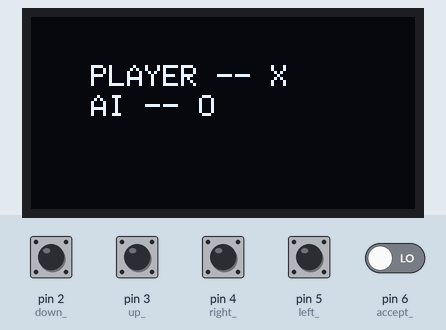
Bench run of a sketch on a simulated Arduino Uno, built with avr-gcc and run on an emulated ATmega328P. Shown: 128×64 one-colour display. The inputs (shaded band) are chosen by the test bench; at power-on: pin 2 (down_), pin 3 (up_), pin 4 (right_), pin 5 (left_), pin 6 (accept_) LOW. Random numbers use the default seed unless the sketch sets one.

Above: at 1.2 s.
1.3 s: pin 2 (down_) pulled HIGH for 1 s
At 3.0 s:
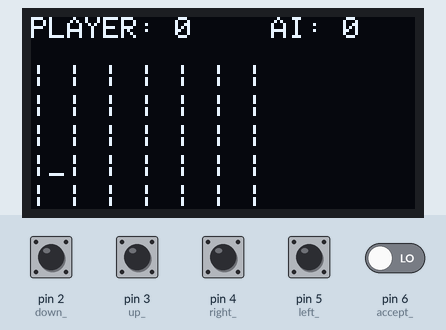
3.8 s: pin 6 (accept_) driven HIGH
At 5.1 s:
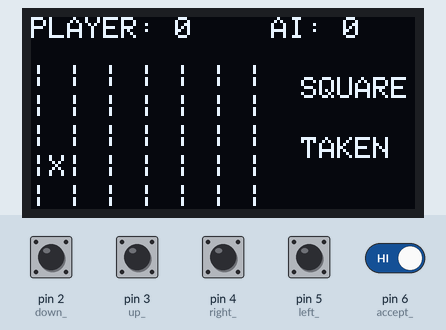
5.8 s: pin 3 (up_) pulled HIGH for 0.15 s
At 6.5 s:
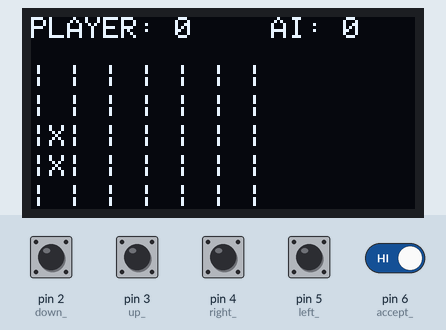
7.5 s: pin 4 (right_) pulled HIGH for 1 s
At 9.0 s:
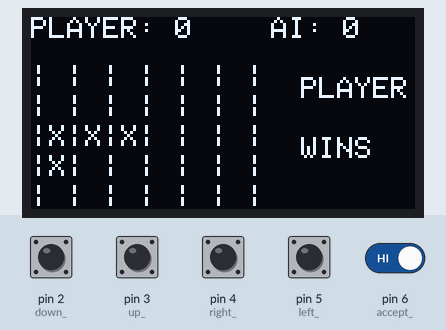
11.5 s: pin 5 (left_) pulled HIGH for 1 s
At 12.44 s:
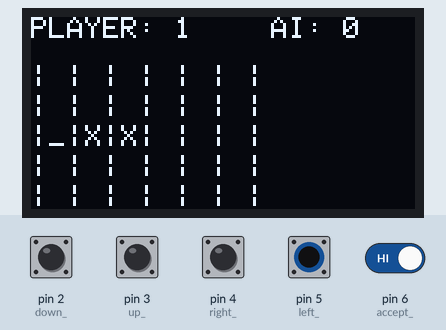
14.0 s: pin 6 (accept_) driven LOW
Timing chart, 0 to 17.0 s (numbered marks = the images above; inputs shaded):
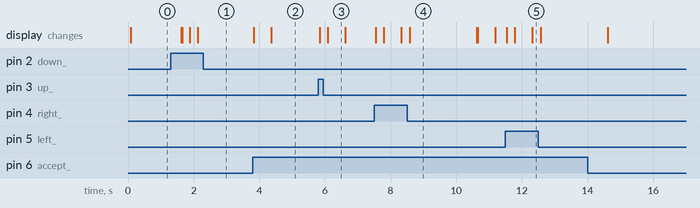

The sketch:

sketch_dec05a.ino
```cpp
#include <Wire.h>
#include <Adafruit_SSD1306.h>

// Buttons
#define down_   2
#define up_     3
#define right_  4
#define left_   5
#define accept_ 6

// Display
#define xpixels_  128
#define ypixels_  64
Adafruit_SSD1306 display(xpixels_, ypixels_, &Wire, -1);

// Game
#define rows_     5
#define columns_  6
int tabletop [rows_][columns_];
int player_victories;
int AI_victories;

// Misc
#define WIN_   1000
#define LOSS_ -1000

#define INIT_   0
#define START_  1
#define PLAYER_ 2
#define AI_     3
int state;
int x;
int y;

struct legalMove {
  int posx;
  int posy;
};
legalMove legalMoves [rows_ * columns_];

void setup() {
  Serial.begin(9600);

  display.begin(SSD1306_SWITCHCAPVCC, 0x3C);
  display.clearDisplay();
  display.setTextColor(WHITE);
  display.display();

  pinMode(up_, INPUT);
  pinMode(down_, INPUT);
  pinMode(right_, INPUT);
  pinMode(left_, INPUT);
  pinMode(accept_, INPUT);

  state = INIT_;
}

void loop() {
  switch (state) {
    case INIT_:
      player_victories = 0;
      AI_victories = 0;
      x = 0;
      y = 0;

      //Serial.println("PLAYER -- X");
      //Serial.println("AI -- O");
      display.setCursor(20, 16);
      display.println("PLAYER -- X");
      display.setCursor(20, 26);
      display.println("AI -- O");
      display.display();
      delay(1500);

      state = START_;
      break;

    case START_:
      initTabletop(*tabletop, rows_, columns_);
      printGame(*tabletop, rows_, columns_);
      if (random(100) < 50) {
        state = PLAYER_;
      } else {
        state = AI_;
      }
      break;

    case PLAYER_:
      if (digitalRead(up_) == HIGH) {
        if (y == 0) {
          y = rows_ - 1;
        } else {
          y -= 1;
        }
        moveCursor(*tabletop, rows_, columns_, x, y);
        delay(200);
      } else if (digitalRead(down_) == HIGH) {
        if (y == (rows_ - 1)) {
          y = 0;
        } else {
          y += 1;
        }
        moveCursor(*tabletop, rows_, columns_, x, y);
        delay(200);
      } else if (digitalRead(right_) == HIGH) {
        if (x == (columns_ - 1)) {
          x = 0;
        } else {
          x += 1;
        }
        moveCursor(*tabletop, rows_, columns_, x, y);
        delay(200);
      } else if (digitalRead(left_) == HIGH) {
        if (x == 0) {
          x = columns_ - 1;
        } else {
          x -= 1;
        }
        moveCursor(*tabletop, rows_, columns_, x, y);
        delay(200);
      }

      if (digitalRead(accept_) == HIGH) {
        if (getValue(*tabletop, rows_, columns_, x, y) != 32) {
          display.setCursor(90, 20);
          display.println("SQUARE");
          display.setCursor(90, 40);
          display.println("TAKEN");
          display.display();
        } else {
          placeX(*tabletop, rows_, columns_, x, y);
          printGame(*tabletop, rows_, columns_);
          if (detWiner(*tabletop, rows_, columns_, 'X') == false) {
            state = AI_;
          } else if (boardIsFull(*tabletop, rows_, columns_) == true) {
            display.setCursor(90, 20);
            display.println("TIES!");
            display.display();
            delay(2000);
            state = START_;
          } else {
            player_victories ++;
            display.setCursor(90, 20);
            display.println("PLAYER");
            display.setCursor(90, 40);
            display.println("WINS");
            display.display();
            delay(2000);
            state = START_;
          }
        }
      }
      break;

    case AI_:
      delay(500);
      MinMaxAB(*tabletop, rows_, columns_, 0, LOSS_, WIN_);
      if (detWiner(*tabletop, rows_, columns_, 'O') == false) {
        state = PLAYER_;
      } else if (boardIsFull(*tabletop, rows_, columns_) == true) {
        display.setCursor(90, 20);
        display.println("TIES!");
        display.display();
        delay(2000);
        state = START_;
      } else {
        AI_victories ++;
        display.setCursor(90, 20);
        display.println("AI");
        display.setCursor(90, 40);
        display.println("WINS");
        display.display();
        delay(2000);
        state = START_;
      }
      break;
  }
}

// returns square value
char getValue(int *a, int rows, int columns, int x, int y) {
  return a[y * columns + x];
}

// Initialize blank tabletop
void initTabletop(int *a, int rows, int columns) {
  for (int i = 0; i < rows; ++i) {
    for (int j = 0; j < columns; ++j) {
      a[i * columns + j] = ' ';
    }
  }
}

// Prints tabletop
void printGame(int *a, int rows, int columns) {
  display.clearDisplay();
  display.setCursor(0, 0);
  display.print("PLAYER: ");
  display.print(player_victories);
  display.setCursor(80, 0);
  display.print("AI: ");
  display.print(AI_victories);

  for (int i = 0; i < rows; ++i) {
    display.setCursor(0, (i * 10) + 16);
    display.print ("|");
    for (int j = 0; j < columns; ++j) {
      //Serial.print ((char) a[i * columns + j]);
      //Serial.print ("|");

      display.print((char) a[i * columns + j]);
      display.print("|");
    }
    //Serial.println();
    display.println();
  }
  display.display();
  //Serial.println();
  //Serial.println();
}

// moves cursor
void moveCursor(int *a, int rows, int columns, int x, int y) {
  int val = a[y * columns + x];
  a[y * columns + x] = '_';
  printGame(a, rows, columns);
  a[y * columns + x] = val;
}

// places X
void placeX(int *a, int rows, int columns, int x, int y) {
  a[y * columns + x] = 'X';
}

// places O
void placeO(int *a, int rows, int columns, int x, int y) {
  a[y * columns + x] = 'O';
}

boolean boardIsFull(int *a, int rows, int columns) {
  for (int i = 0; i < rows; ++i) {
    for (int j = 0; j < columns; ++j) {
      if (a[i * columns + j] == ' ') {
        return false;
      }
    }
  }
  return true;
}

// determines winner
boolean detWiner(int *a, int rows, int columns, char marker) {
  for (int i = 0; i < rows; ++i) {
    for (int j = 0; j < columns; ++j) {
      if (a[i * columns + j] == marker) {
        //look right
        if (a[i * columns + (j + 1)] == marker) {
          //look right
          if (a[i * columns + (j + 2)] == marker) {
            return true;
          }
          //look left
          else if (a[i * columns + (j - 1)] == marker) {
            return true;
          }
        }
        //look left
        else if (a[i * columns + (j - 1)] == marker) {
          //look left
          if (a[i * columns + (j - 2)] == marker) {
            return true;
          }
        }
        //look down
        else if (a[(i + 1)*columns + j] == marker) {
          //look down
          if (a[(i + 2)*columns + j] == marker) {
            return true;
          }
          //look up
          else if (a[(i - 1)*columns + j] == marker) {
            return true;
          }
        }
        //look up
        else if (a[(i - 1)*columns + j] == marker) {
          //look up
          if (a[(i - 2)*columns + j] == marker) {
            return true;
          }
        }
        //look diagonal down
        else if (a[(i - 1)*columns + (j - 1)] == marker) {
          if (a[(i + 1)*columns + (j + 1)] == marker) {
            return true;
          }
        }
        //look diagonal up
        else if (a[(i + 1)*columns + (j - 1)] == marker) {
          if (a[(i - 1)*columns + (j + 1)] == marker) {
            return true;
          }
        }
      }
    }
  }
  return false;
}

// MinMax algorithm with Alpha Beta pruning
void MinMaxAB(int *a, int rows, int columns, int depth, int alpha, int beta) {
  //Init best move
  int bestScore;
  //If leaf node hit, return the best score and move
  if (boardIsFull(a, rows, columns) == true || detWiner(a, rows, columns, 'X') == true || detWiner(a, rows, columns, 'O') == true) {

  }
  //Algorithm
  for (int i = 0; i < getLegalMoves(a, rows, columns); i++) {
    int currentx = legalMoves[i].posx;
    int currenty = legalMoves[i].posy;
  }
}

int getLegalMoves(int *a, int rows, int columns) {
  int count = 0;
  for (int i = 0; i < rows; ++i) {
    for (int j = 0; j < columns; ++j) {
      if (a[i * columns + j] == ' ') {
        legalMoves[count].posx = j;
        legalMoves[count].posy = i;
        count ++;
      }
    }
  }
  return count;
}

//https://github.com/GeorgeSeif/Tic-Tac-Toe-AI/blob/master/Source.cpp
//https://stackabuse.com/minimax-and-alpha-beta-pruning-in-python/
```

Measured:
- after the input at 3.8 s, the display: first changes at once (image 2 shows a later state)
- after the input at 5.8 s, the display: first changes after 0.05 s (image 3 shows a later state)
- after the input at 7.5 s, the display: first changes after 0.05 s (image 4 shows a later state)
- after the input at 11.5 s, the display: first changes at once (image 5 shows a later state)
- what the display in image 3 shows lasts 0.5 s, from 6.1 s to 6.6 s
- what the display in image 4 shows lasts 2.0 s, from 8.6 s to 10.6 s
